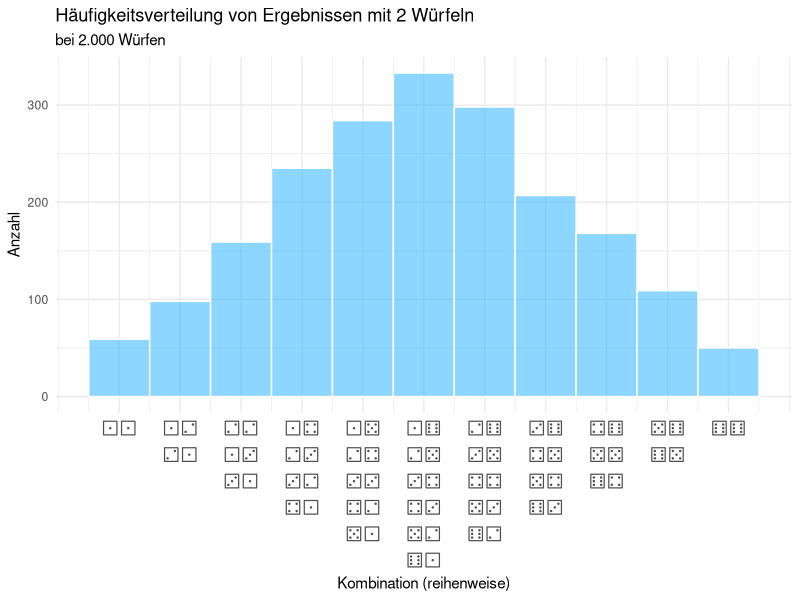

The R script that drew this image:
# Requires FreeSerif Font or alternative font compatible with dice glyphs
# See http://ftp.gnu.org/gnu/freefont/

library(ggplot2)

w6_1 <- sample(c(1:6), 2000, replace = T)
w6_2 <- sample(c(1:6), 2000, replace = T) + sample(c(1:6), 2000, replace = T)

# see stringi::stri_escape_unicode
d1 <- "\u2680"
d2 <- "\u2681"
d3 <- "\u2682"
d4 <- "\u2683"
d5 <- "\u2684"
d6 <- "\u2685"

dice <- c(
  "2"  = paste0(d1, d1),
  "3"  = paste0(d1, d2, "\n", d2, d1),
  "4"  = paste0(d2, d2, "\n", d1, d3, "\n", d3, d1),
  "5"  = paste0(d1, d4, "\n", d2, d3, "\n", d3, d2, "\n", d4, d1),
  "6"  = paste0(d1, d5, "\n", d2, d4, "\n", d3, d3, "\n", d4, d2, "\n", d5, d1),
  "7"  = paste0(d1, d6, "\n", d2, d5, "\n", d3, d4, "\n", d4, d3, "\n", d5, d2, "\n", d6, d1),
  "8"  = paste0(d2, d6, "\n", d3, d5, "\n", d4, d4, "\n", d5, d3, "\n", d6, d2),
  "9"  = paste0(d3, d6, "\n", d4, d5, "\n", d5, d4, "\n", d6, d3),
  "10" = paste0(d4, d6, "\n", d5, d5, "\n", d6, d4),
  "11" = paste0(d5, d6, "\n", d6, d5),
  "12" = paste0(d6, d6)
)

# Expected relative frequencies:
c(1:6,5:1) / sum(c(1:6,5:1))

ggplot(NULL, aes(x = w6_2)) +
  geom_histogram(bins = 11, color = "white", fill = "#1aadff", alpha = .5) +
  scale_x_continuous(breaks = 2:12, labels = dice) +
  labs(title = "Häufigkeitsverteilung von Ergebnissen mit 2 Würfeln",
       subtitle = "bei 2.000 Würfen",
       x = "Kombination (reihenweise)", y = "Anzahl") +
  theme_minimal() +
  theme(axis.text.x = element_text(size = rel(2), family = "FreeSerif"))

# Neat but unused bonus feature
diceglyph <- function(..., paste = TRUE) {
  sym <- c(
    "\u2680",
    "\u2681",
    "\u2682",
    "\u2683",
    "\u2684",
    "\u2685"
  )
  if (paste) {
    paste0(sym[c(...)], collapse = "")
  } else {
    sym[c(...)]
  }
}

# e.g. diceglyph(2, 3, 6, 2)
